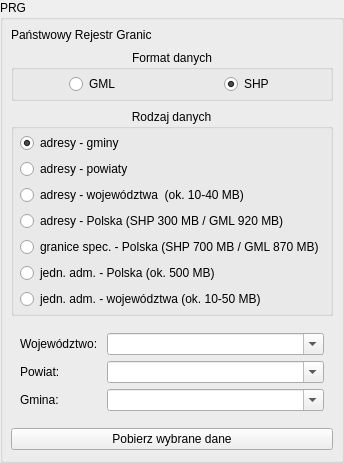
         <widget class="QgsCollapsibleGroupBox" name="prg_groupBox">
          <property name="enabled">
           <bool>true</bool>
          </property>
          <property name="toolTip">
           <string />
          </property>
          <property name="title">
           <string>PRG</string>
          </property>
          <property name="saveCheckedState">
           <bool>false</bool>
          </property>
          <property name="collapsed">
           <bool>true</bool>
          </property>
          <property name="saveCollapsedState">
           <bool>false</bool>
          </property>
          <layout class="QVBoxLayout" name="verticalLayout_7">
           <property name="leftMargin">
            <number>8</number>
           </property>
           <property name="topMargin">
            <number>8</number>
           </property>
           <property name="rightMargin">
            <number>8</number>
           </property>
           <property name="bottomMargin">
            <number>10</number>
           </property>
           <property name="spacing">
            <number>8</number>
           </property>
           <item>
            <widget class="QLabel" name="label_46">
             <property name="text">
              <string>Państwowy Rejestr Granic</string>
             </property>
             <property name="role" stdset="0">
              <string notr="true">hint</string>
             </property>
             <property name="wordWrap">
              <bool>true</bool>
             </property>
            </widget>
           </item>
           <item>
            <widget class="QGroupBox" name="groupBox_8">
             <property name="title">
              <string>Format danych</string>
             </property>
             <property name="alignment">
              <set>Qt::AlignHCenter|Qt::AlignTop</set>
             </property>
             <layout class="QHBoxLayout" name="horizontalLayout_9">
              <property name="leftMargin">
               <number>6</number>
              </property>
              <property name="topMargin">
               <number>4</number>
              </property>
              <property name="rightMargin">
               <number>6</number>
              </property>
              <property name="bottomMargin">
               <number>4</number>
              </property>
              <item alignment="Qt::AlignHCenter|Qt::AlignVCenter">
               <widget class="QRadioButton" name="prg_gml_rdbtn">
                <property name="enabled">
                 <bool>true</bool>
                </property>
                <property name="mouseTracking">
                 <bool>false</bool>
                </property>
                <property name="text">
                 <string>GML</string>
                </property>
                <property name="checked">
                 <bool>false</bool>
                </property>
               </widget>
              </item>
              <item alignment="Qt::AlignHCenter|Qt::AlignVCenter">
               <widget class="QRadioButton" name="prg_shp_rdbtn">
                <property name="enabled">
                 <bool>true</bool>
                </property>
                <property name="text">
                 <string>SHP</string>
                </property>
                <property name="checked">
                 <bool>true</bool>
                </property>
               </widget>
              </item>
             </layout>
            </widget>
           </item>
           <item>
            <widget class="QGroupBox" name="verticalGroupBox">
             <property name="mouseTracking">
              <bool>true</bool>
             </property>
             <property name="focusPolicy">
              <enum>Qt::NoFocus</enum>
             </property>
             <property name="title">
              <string>Rodzaj danych</string>
             </property>
             <property name="alignment">
              <set>Qt::AlignHCenter|Qt::AlignTop</set>
             </property>
             <property name="checkable">
              <bool>false</bool>
             </property>
             <layout class="QVBoxLayout" name="verticalLayout_8">
              <property name="leftMargin">
               <number>6</number>
              </property>
              <property name="topMargin">
               <number>4</number>
              </property>
              <property name="rightMargin">
               <number>6</number>
              </property>
              <property name="bottomMargin">
               <number>4</number>
              </property>
              <item>
               <widget class="QRadioButton" name="radioButton_adres_gmin">
                <property name="enabled">
                 <bool>true</bool>
                </property>
                <property name="acceptDrops">
                 <bool>false</bool>
                </property>
                <property name="toolTip">
                 <string>adresy i ulice według gmin</string>
                </property>
                <property name="text">
                 <string>adresy - gminy</string>
                </property>
                <property name="checkable">
                 <bool>true</bool>
                </property>
                <property name="checked">
                 <bool>true</bool>
                </property>
               </widget>
              </item>
              <item>
               <widget class="QRadioButton" name="radioButton_adres_powiat">
                <property name="toolTip">
                 <string>adresy i ulice według powiatów</string>
                </property>
                <property name="text">
                 <string>adresy - powiaty</string>
                </property>
                <property name="checked">
                 <bool>false</bool>
                </property>
               </widget>
              </item>
              <item>
               <widget class="QRadioButton" name="radioButton_adres_wojew">
                <property name="toolTip">
                 <string>adresy i ulice według województw</string>
                </property>
                <property name="text">
                 <string>adresy - województwa  (ok. 10-40 MB)</string>
                </property>
               </widget>
              </item>
              <item>
               <widget class="QRadioButton" name="radioButton_adres_kraj">
                <property name="toolTip">
                 <string>adresy i ulice dla całego kraju</string>
                </property>
                <property name="text">
                 <string>adresy - Polska (SHP 300 MB / GML 920 MB)</string>
                </property>
               </widget>
              </item>
              <item>
               <widget class="QRadioButton" name="radioButton_granice_spec">
                <property name="toolTip">
                 <string>granice specjalne dla całego kraju</string>
                </property>
                <property name="text">
                 <string>granice spec. - Polska (SHP 700 MB / GML 870 MB)</string>
                </property>
               </widget>
              </item>
              <item>
               <widget class="QRadioButton" name="radioButton_jedn_admin_kraj">
                <property name="toolTip">
                 <string>jednostki administracyjne dla całego kraju</string>
                </property>
                <property name="text">
                 <string>jedn. adm. - Polska (ok. 500 MB)</string>
                </property>
               </widget>
              </item>
              <item>
               <widget class="QRadioButton" name="radioButton_jend_admin_wojew">
                <property name="toolTip">
                 <string>jednostki administracyjne dla wybrango województwa</string>
                </property>
                <property name="text">
                 <string>jedn. adm. - województwa (ok. 10-50 MB)</string>
                </property>
                <property name="checked">
                 <bool>false</bool>
                </property>
               </widget>
              </item>
             </layout>
            </widget>
           </item>
           <item>
            <widget class="QWidget" name="widget_4" native="true">
             <layout class="QFormLayout" name="formLayout_4">
              <item row="3" column="1">
               <widget class="QComboBox" name="prg_gmina_cmbbx">
                <property name="autoFillBackground">
                 <bool>false</bool>
                </property>
                <property name="editable">
                 <bool>true</bool>
                </property>
               </widget>
              </item>
              <item row="3" column="0">
               <widget class="QLabel" name="label_159">
                <property name="text">
                 <string>Gmina:</string>
                </property>
               </widget>
              </item>
              <item row="2" column="1">
               <widget class="QComboBox" name="prg_powiat_cmbbx">
                <property name="enabled">
                 <bool>true</bool>
                </property>
                <property name="editable">
                 <bool>true</bool>
                </property>
                <property name="duplicatesEnabled">
                 <bool>false</bool>
                </property>
               </widget>
              </item>
              <item row="2" column="0">
               <widget class="QLabel" name="label_160">
                <property name="text">
                 <string>Powiat:</string>
                </property>
               </widget>
              </item>
              <item row="1" column="0">
               <widget class="QLabel" name="label_158">
                <property name="text">
                 <string>Województwo: </string>
                </property>
               </widget>
              </item>
              <item row="1" column="1">
               <widget class="QComboBox" name="prg_wojewodztwo_cmbbx">
                <property name="enabled">
                 <bool>true</bool>
                </property>
                <property name="editable">
                 <bool>true</bool>
                </property>
               </widget>
              </item>
             </layout>
            </widget>
           </item>
           <item>
            <widget class="QPushButton" name="prg_selected_btn">
             <property name="text">
              <string>Pobierz wybrane dane</string>
             </property>
             <property name="cursor">
              <cursorShape>PointingHandCursor</cursorShape>
             </property>
             <property name="icon">
              <iconset>
               <normaloff>../images/download.svg</normaloff>../images/download.svg</iconset>
             </property>
             <property name="role" stdset="0">
              <string notr="true">primary</string>
             </property>
            </widget>
           </item>
          </layout>
         </widget>
